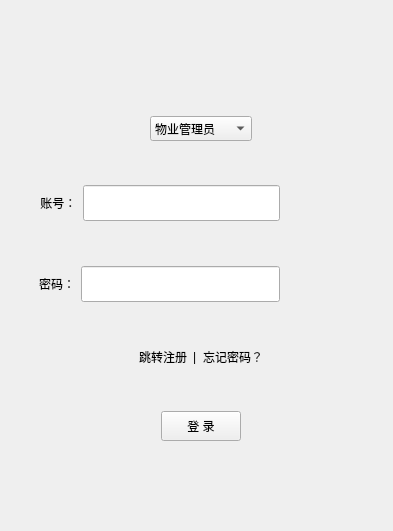
<?xml version="1.0" encoding="UTF-8"?>
<ui version="4.0">
 <class>Widget</class>
 <widget class="QWidget" name="Widget">
  <property name="enabled">
   <bool>true</bool>
  </property>
  <property name="geometry">
   <rect>
    <x>0</x>
    <y>0</y>
    <width>393</width>
    <height>531</height>
   </rect>
  </property>
  <property name="sizePolicy">
   <sizepolicy hsizetype="Fixed" vsizetype="Fixed">
    <horstretch>0</horstretch>
    <verstretch>0</verstretch>
   </sizepolicy>
  </property>
  <property name="minimumSize">
   <size>
    <width>393</width>
    <height>531</height>
   </size>
  </property>
  <property name="maximumSize">
   <size>
    <width>393</width>
    <height>531</height>
   </size>
  </property>
  <property name="windowTitle">
   <string>智慧小区系统登录</string>
  </property>
  <property name="windowIcon">
   <iconset resource="qrc.qrc">
    <normaloff>:/new/prefix1/system.png</normaloff>:/new/prefix1/system.png</iconset>
  </property>
  <property name="autoFillBackground">
   <bool>true</bool>
  </property>
  <property name="styleSheet">
   <string notr="true"/>
  </property>
  <widget class="QWidget" name="verticalLayoutWidget">
   <property name="geometry">
    <rect>
     <x>0</x>
     <y>0</y>
     <width>401</width>
     <height>531</height>
    </rect>
   </property>
   <layout class="QVBoxLayout" name="verticalLayout">
    <item>
     <spacer name="verticalSpacer_3">
      <property name="orientation">
       <enum>Qt::Vertical</enum>
      </property>
      <property name="sizeHint" stdset="0">
       <size>
        <width>20</width>
        <height>40</height>
       </size>
      </property>
     </spacer>
    </item>
    <item>
     <layout class="QHBoxLayout" name="horizontalLayout_8">
      <item>
       <spacer name="horizontalSpacer_8">
        <property name="orientation">
         <enum>Qt::Horizontal</enum>
        </property>
        <property name="sizeHint" stdset="0">
         <size>
          <width>40</width>
          <height>20</height>
         </size>
        </property>
       </spacer>
      </item>
      <item>
       <widget class="QLabel" name="label_3">
        <property name="text">
         <string/>
        </property>
        <property name="pixmap">
         <pixmap resource="qrc.qrc">:/new/prefix1/logo1.png</pixmap>
        </property>
       </widget>
      </item>
      <item>
       <spacer name="horizontalSpacer_7">
        <property name="orientation">
         <enum>Qt::Horizontal</enum>
        </property>
        <property name="sizeHint" stdset="0">
         <size>
          <width>40</width>
          <height>20</height>
         </size>
        </property>
       </spacer>
      </item>
     </layout>
    </item>
    <item>
     <spacer name="verticalSpacer_2">
      <property name="orientation">
       <enum>Qt::Vertical</enum>
      </property>
      <property name="sizeHint" stdset="0">
       <size>
        <width>20</width>
        <height>25</height>
       </size>
      </property>
     </spacer>
    </item>
    <item>
     <layout class="QHBoxLayout" name="horizontalLayout_3">
      <item>
       <spacer name="horizontalSpacer_6">
        <property name="orientation">
         <enum>Qt::Horizontal</enum>
        </property>
        <property name="sizeHint" stdset="0">
         <size>
          <width>25</width>
          <height>20</height>
         </size>
        </property>
       </spacer>
      </item>
      <item>
       <widget class="QComboBox" name="comboBox">
        <property name="enabled">
         <bool>true</bool>
        </property>
        <property name="minimumSize">
         <size>
          <width>75</width>
          <height>25</height>
         </size>
        </property>
        <property name="baseSize">
         <size>
          <width>200</width>
          <height>30</height>
         </size>
        </property>
        <item>
         <property name="text">
          <string>物业管理员</string>
         </property>
        </item>
        <item>
         <property name="text">
          <string>物业工作人员</string>
         </property>
        </item>
        <item>
         <property name="text">
          <string>业主</string>
         </property>
        </item>
       </widget>
      </item>
      <item>
       <spacer name="horizontalSpacer">
        <property name="orientation">
         <enum>Qt::Horizontal</enum>
        </property>
        <property name="sizeHint" stdset="0">
         <size>
          <width>25</width>
          <height>20</height>
         </size>
        </property>
       </spacer>
      </item>
     </layout>
    </item>
    <item>
     <spacer name="verticalSpacer_4">
      <property name="orientation">
       <enum>Qt::Vertical</enum>
      </property>
      <property name="sizeHint" stdset="0">
       <size>
        <width>20</width>
        <height>25</height>
       </size>
      </property>
     </spacer>
    </item>
    <item>
     <layout class="QHBoxLayout" name="horizontalLayout">
      <item>
       <spacer name="horizontalSpacer_9">
        <property name="orientation">
         <enum>Qt::Horizontal</enum>
        </property>
        <property name="sizeHint" stdset="0">
         <size>
          <width>40</width>
          <height>20</height>
         </size>
        </property>
       </spacer>
      </item>
      <item>
       <widget class="QLabel" name="label">
        <property name="font">
         <font>
          <pointsize>9</pointsize>
         </font>
        </property>
        <property name="text">
         <string> 账号：</string>
        </property>
       </widget>
      </item>
      <item>
       <widget class="QLineEdit" name="lineEdit">
        <property name="font">
         <font>
          <pointsize>18</pointsize>
         </font>
        </property>
        <property name="styleSheet">
         <string notr="true">color: rgb(255, 255, 255);</string>
        </property>
        <property name="placeholderText">
         <string/>
        </property>
       </widget>
      </item>
      <item>
       <layout class="QHBoxLayout" name="horizontalLayout_6">
        <property name="rightMargin">
         <number>110</number>
        </property>
       </layout>
      </item>
     </layout>
    </item>
    <item>
     <spacer name="verticalSpacer_5">
      <property name="orientation">
       <enum>Qt::Vertical</enum>
      </property>
      <property name="sizeHint" stdset="0">
       <size>
        <width>20</width>
        <height>25</height>
       </size>
      </property>
     </spacer>
    </item>
    <item>
     <layout class="QHBoxLayout" name="horizontalLayout_2">
      <item>
       <spacer name="horizontalSpacer_10">
        <property name="orientation">
         <enum>Qt::Horizontal</enum>
        </property>
        <property name="sizeHint" stdset="0">
         <size>
          <width>40</width>
          <height>20</height>
         </size>
        </property>
       </spacer>
      </item>
      <item>
       <widget class="QLabel" name="label_2">
        <property name="font">
         <font>
          <pointsize>9</pointsize>
         </font>
        </property>
        <property name="text">
         <string>密码：</string>
        </property>
       </widget>
      </item>
      <item>
       <widget class="QLineEdit" name="lineEdit_2">
        <property name="font">
         <font>
          <pointsize>18</pointsize>
         </font>
        </property>
        <property name="styleSheet">
         <string notr="true">color: rgb(255, 255, 255);</string>
        </property>
       </widget>
      </item>
      <item>
       <layout class="QHBoxLayout" name="horizontalLayout_7">
        <property name="rightMargin">
         <number>110</number>
        </property>
       </layout>
      </item>
     </layout>
    </item>
    <item>
     <spacer name="verticalSpacer_6">
      <property name="orientation">
       <enum>Qt::Vertical</enum>
      </property>
      <property name="sizeHint" stdset="0">
       <size>
        <width>20</width>
        <height>25</height>
       </size>
      </property>
     </spacer>
    </item>
    <item>
     <layout class="QHBoxLayout" name="horizontalLayout_4">
      <item>
       <spacer name="horizontalSpacer_2">
        <property name="orientation">
         <enum>Qt::Horizontal</enum>
        </property>
        <property name="sizeHint" stdset="0">
         <size>
          <width>75</width>
          <height>20</height>
         </size>
        </property>
       </spacer>
      </item>
      <item>
       <widget class="QPushButton" name="pushButton_3">
        <property name="styleSheet">
         <string notr="true">border:none</string>
        </property>
        <property name="text">
         <string>跳转注册</string>
        </property>
       </widget>
      </item>
      <item>
       <widget class="QLabel" name="label_4">
        <property name="text">
         <string>|</string>
        </property>
       </widget>
      </item>
      <item>
       <widget class="QPushButton" name="pushButton_2">
        <property name="styleSheet">
         <string notr="true">border:none</string>
        </property>
        <property name="text">
         <string>忘记密码？</string>
        </property>
       </widget>
      </item>
      <item>
       <spacer name="horizontalSpacer_3">
        <property name="orientation">
         <enum>Qt::Horizontal</enum>
        </property>
        <property name="sizeHint" stdset="0">
         <size>
          <width>75</width>
          <height>20</height>
         </size>
        </property>
       </spacer>
      </item>
     </layout>
    </item>
    <item>
     <spacer name="verticalSpacer_7">
      <property name="orientation">
       <enum>Qt::Vertical</enum>
      </property>
      <property name="sizeHint" stdset="0">
       <size>
        <width>20</width>
        <height>25</height>
       </size>
      </property>
     </spacer>
    </item>
    <item>
     <layout class="QHBoxLayout" name="horizontalLayout_5">
      <item>
       <spacer name="horizontalSpacer_4">
        <property name="orientation">
         <enum>Qt::Horizontal</enum>
        </property>
        <property name="sizeHint" stdset="0">
         <size>
          <width>15</width>
          <height>20</height>
         </size>
        </property>
       </spacer>
      </item>
      <item>
       <widget class="QPushButton" name="pushButton">
        <property name="minimumSize">
         <size>
          <width>0</width>
          <height>30</height>
         </size>
        </property>
        <property name="font">
         <font>
          <pointsize>9</pointsize>
         </font>
        </property>
        <property name="styleSheet">
         <string notr="true"/>
        </property>
        <property name="text">
         <string>  登 录  </string>
        </property>
       </widget>
      </item>
      <item>
       <spacer name="horizontalSpacer_5">
        <property name="orientation">
         <enum>Qt::Horizontal</enum>
        </property>
        <property name="sizeHint" stdset="0">
         <size>
          <width>15</width>
          <height>20</height>
         </size>
        </property>
       </spacer>
      </item>
     </layout>
    </item>
    <item>
     <spacer name="verticalSpacer_8">
      <property name="orientation">
       <enum>Qt::Vertical</enum>
      </property>
      <property name="sizeHint" stdset="0">
       <size>
        <width>20</width>
        <height>40</height>
       </size>
      </property>
     </spacer>
    </item>
    <item>
     <spacer name="verticalSpacer">
      <property name="orientation">
       <enum>Qt::Vertical</enum>
      </property>
      <property name="sizeHint" stdset="0">
       <size>
        <width>20</width>
        <height>20</height>
       </size>
      </property>
     </spacer>
    </item>
   </layout>
  </widget>
 </widget>
 <layoutdefault spacing="6" margin="11"/>
 <resources>
  <include location="qrc.qrc"/>
 </resources>
 <connections/>
</ui>
